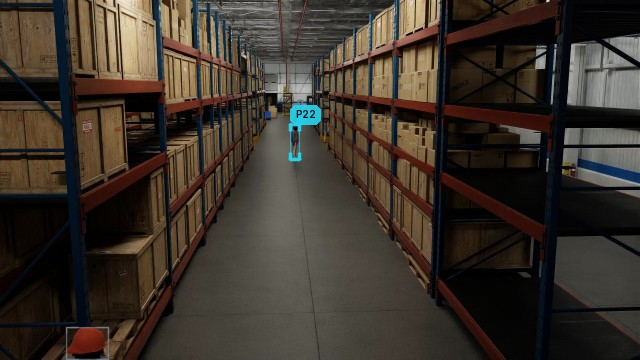
#> input picture projects/07_warehouse_live_ops/mockup/img/cam_0000.jpg, 640 x 360 px
$ python -i geometry_check.py   (imports and definitions only)
#> lines starting #> are read from the running program, lines starting #| are printed output that depends on the picture
### projects/07_warehouse_live_ops/draw.py
"""Drawing helpers shared by the check images and the videos.

Text goes through Pillow so it can use a real font; everything else is OpenCV.
Text is queued and drawn in one pass per picture, because converting a 1080p
frame between OpenCV and Pillow for every label would cost more than the label.
"""

from __future__ import annotations

from functools import lru_cache
from pathlib import Path

import cv2
import numpy as np
from PIL import Image, ImageDraw, ImageFont

FONT_DIRS = [Path("/usr/share/fonts/truetype/dejavu"),
             Path("/usr/share/fonts/dejavu"), Path("/Library/Fonts"),
             Path("C:/Windows/Fonts")]


def _find(name: str) -> str | None:
#> called with name = 'DejaVuSans.ttf'
    for d in FONT_DIRS:
        p = d / name
        if p.exists():
            return str(p)
    return None


REGULAR = _find("DejaVuSans.ttf") or _find("Arial.ttf") or _find("arial.ttf")
BOLD = _find("DejaVuSans-Bold.ttf") or _find("Arial Bold.ttf") or _find("arialbd.ttf")


# [6 lines left out: function font, not called in this run]


def bgr(hex_colour: str) -> tuple[int, int, int]:
    h = hex_colour.lstrip("#")
    r, g, b = int(h[0:2], 16), int(h[2:4], 16), int(h[4:6], 16)
    return b, g, r


# One colour per camera on screen, used for its tile border, its field of view
# on the plan and the ring around everything it sees - the link a viewer follows
# between a tile and the plan.
CAMERA_COLOURS = [bgr(c) for c in ("#2a78d6", "#eb6834", "#16a34a", "#a855f7",
                                   "#0ea5b7", "#e11d74", "#eab308")]

INK = bgr("#f2f2f0")
MUTED = bgr("#9a9a96")
FAINT = bgr("#5c5c58")
BG = bgr("#111214")
PANEL = bgr("#18191c")
GOOD = bgr("#22c55e")
WARN = bgr("#fab219")
BAD = bgr("#ef4444")
PERSON = bgr("#38bdf8")
PERSON_IDLE = bgr("#f8fafc")
FORKLIFT = bgr("#f97316")
PALLET = bgr("#facc15")
ROBOT = bgr("#c084fc")


class Texts:
    """Queue text for one picture, then draw it all at once."""

    def __init__(self):
        self.items = []

    def add(self, s: str, xy, size: int = 16, colour=INK, bold: bool = False,
            anchor: str = "la", bg=None, pad: int = 3):
        self.items.append((str(s), (int(xy[0]), int(xy[1])), size, colour, bold, anchor, bg, pad))

    def width(self, s: str, size: int, bold: bool = False) -> int:
        return int(font(size, bold).getlength(str(s)))

    # [48 lines left out: functions flush, _best_spot, place_label, not called in this run]


CHIP = {True: bgr("#16a34a"), False: bgr("#dc2626"), None: bgr("#52525b")}


# [57 lines left out: functions box_label_chips, box_label, blend, fill_alpha, fit, not called in this run]

### projects/07_warehouse_live_ops/config.py
"""Scenes, windows and every threshold the analytics use.

Everything metric is in the dataset's world frame, in metres, with z up and the
floor at z = 0. Pixel constants live only where a picture is drawn.
"""

from __future__ import annotations

from dataclasses import dataclass
from pathlib import Path

HERE = Path(__file__).resolve().parent
INPUT = HERE / "input"
OUTPUT = HERE / "output"
DOCS = HERE / "docs"
WEIGHTS = HERE / "weights"


@dataclass(frozen=True)
class Source:
    """Where a recording lives in the dataset, and what ships with it."""

    hf_path: str
    real: bool          # filmed in a real warehouse rather than rendered
    labelled: bool      # ships ground_truth.json (3D boxes and 2D boxes per camera)
    floor_plan: bool    # ships map.png, a top-down render tied to world metres


SOURCES = {
    "warehouse_000": Source("MTMC_Tracking_2026/train/Warehouse_000",
                            real=False, labelled=True, floor_plan=True),
    "warehouse_027": Source("MTMC_Tracking_2026/test/Warehouse_027",
                            real=True, labelled=False, floor_plan=False),
}


WINDOW_S = 30.0       # every video covers this much of the recording
STRIDE = 3            # every 3rd frame of 30 fps: 10 analysed frames a second


@dataclass(frozen=True)
class Zone:
    """A named part of the floor, in world metres.

    kind "area" is ordinary floor (occupancy and dwell time); "vehicle_lane" is
    where forklifts drive, so a person inside it is an exposure, not occupancy;
    "one_way" carries a permitted direction of travel.
    """

    name: str
    kind: str
    polygon: tuple
    direction: tuple = ()          # unit vector of the permitted way, for one_way


@dataclass(frozen=True)
class Line:
    """A counting line: crossings from its left side to its right are 'in'."""

    name: str
    a: tuple
    b: tuple


def _rect(x0, y0, x1, y1):
    return ((x0, y0), (x1, y0), (x1, y1), (x0, y1))


# Warehouse_000. Every outline below sits inside the field of view of a camera
# that is on screen, and follows the floor rather than a guess: the staging
# rectangle is the one painted on map.png, the vehicle lane is the corridor the
# forklifts actually drive along over the five minutes (a site survey, done
# once, of the kind any installation starts with), and the counting lines were
# placed where people cross most.
SITE = {
    "warehouse_000": {
        "zones": [
            Zone("Staging A", "area", _rect(-37.3, -51.7, -15.9, -48.1)),
            Zone("Area kerja timur", "area", _rect(-30.0, -70.0, -10.0, -53.0)),
            Zone("Area utara", "area", _rect(-62.0, -32.0, -45.0, -12.0)),
            Zone("Area selatan", "area", _rect(-37.0, -100.0, -20.0, -80.0)),
            Zone("Jalur forklift tengah", "vehicle_lane", _rect(-60.0, -63.5, -17.0, -60.5)),
            # A demonstration rule: this simulated site has no one-way aisles, so
            # one is declared here to show what the check does.
            Zone("Lorong satu arah (contoh)", "one_way", _rect(-37.5, -66.0, -33.5, -52.0),
                 direction=(0.0, -1.0)),
        ],
        "lines": [
            Line("Garis A", (-15.0, -46.0), (-15.0, -66.0)),
            Line("Garis B", (-27.0, -55.0), (-12.0, -55.0)),
            Line("Garis C · seberang jalur forklift", (-45.0, -62.0), (-20.0, -62.0)),
        ],
    },
}

# Thresholds, in the units a supervisor would use.
WALKING_MS = 0.4          # faster than this over one second is walking
IDLE_S = 15.0             # still for this long is reported (a PoC-length stand-in for minutes)
IDLE_RADIUS_M = 0.8       # "still" = never further than this from where they stopped
CROWD_RADIUS_M = 2.0      # people within this of a person count towards a crowd
CROWD_MIN = 4             # this many within the radius is congestion
CROWD_S = 1.0             # ... lasting at least this long
LANE_MARGIN_M = 0.3       # in the forklift lane = this far inside its edge (out = outside it)
LANE_CLEAR_S = 2.0        # out of the forklift lane this long before stepping in again is a new entry
NEAR_MISS_M = 1.5         # a person this close to a moving forklift's body
SPEED_LIMIT_KMH = 5.0     # forklift speed limit used for the speeding alert
VEHICLE_MOVING_MS = 0.3
WRONG_WAY_MS = 0.4        # moving against a one-way aisle faster than this, for 1 s


def input_dir(scene: str) -> Path:
    return INPUT / scene


# [4 lines left out: function output_dir, not called in this run]

### projects/07_warehouse_live_ops/scene.py
"""The building in metres: its cameras, its floor plan, and the dataset's labels.

Three coordinate systems meet here and everything else in the project goes
through this file to move between them:

  image       pixels of one camera, origin top-left, 1920 x 1080
  world       metres, z up, the floor is z = 0 (the dataset's own frame)
  plan        pixels of the top-down floor plan the operator looks at

A camera ships two matrices. `cameraMatrix` P (3 x 4) takes any world point to
the image. `homography` H (3 x 3) is P with its z column removed, so it takes a
point *on the floor* to the image - and its inverse takes an image pixel back to
the floor. That inverse is the whole trick: a box's bottom edge is where the
object stands, so one pixel becomes one position in metres.
"""

from __future__ import annotations

import json
import math
from dataclasses import dataclass
from pathlib import Path

import cv2
import numpy as np

from config import OUTPUT, SOURCES, input_dir


# --------------------------------------------------------------------- cameras
@dataclass
class Camera:
    id: str
    K: np.ndarray            # 3 x 3 intrinsics
    R: np.ndarray            # 3 x 3 world -> camera rotation
    t: np.ndarray            # 3     world -> camera translation
    P: np.ndarray            # 3 x 4 world -> image
    H: np.ndarray            # 3 x 3 floor (x, y, 1) -> image
    width: int
    height: int

    # [23 lines left out: functions __post_init__, from_sensor, not called in this run]

    # -- where it is and where it looks
    @property
    def mount_height_m(self) -> float:
        return float(self.centre[2])

    # [9 lines left out: functions tilt_deg, heading, not called in this run]

    @property
    def hfov_deg(self) -> float:
        return math.degrees(2 * math.atan(self.width / (2 * self.K[0, 0])))

    # -- image <-> world
    # [12 lines left out: function to_floor, not called in this run]

    def depth(self, pts: np.ndarray) -> np.ndarray:
        pts = np.atleast_2d(np.asarray(pts, float))
        return (self.R @ pts.T + self.t[:, None])[2]

    def in_front(self, pts: np.ndarray) -> np.ndarray:
        with np.errstate(invalid="ignore"):
            return self.depth(pts) > 0.05

    # [76 lines left out: functions to_image, floor_scale, sees, footprint, shifted, height_at, not called in this run]


def load_cameras(scene: str, aligned: bool = True) -> dict[str, Camera]:
    """The scene's cameras from its calibration file.

    For the real recording, `align_real.py` measures how far each camera's
    floor is shifted against the others (from people two cameras see at once)
    and stores it; with `aligned`, those shifts are applied here, and only the
    cameras it could verify are returned.
    """
    data = json.loads((input_dir(scene) / "calibration.json").read_text())
    cams = {s["id"]: Camera.from_sensor(s) for s in data["sensors"] if s.get("type", "camera") == "camera"}
    path = OUTPUT / scene / "camera_alignment.json"
    if aligned and path.exists():
        a = json.loads(path.read_text())
        cams = {c: cams[c].shifted(*a["cameras"][c]["shift_m"]) for c in a["verified"]}
    return cams


# ------------------------------------------------------------------ floor plan
@dataclass
class FloorPlan:
    """A top-down picture of the floor and the transform that ties it to metres.

    `A` is the 3 x 3 affine map world (x, y, 1) -> plan pixel (u, v, 1). For the
    dataset's map.png it comes from the published scale and translation.
    """

    image: np.ndarray
    A: np.ndarray

    def __post_init__(self):
        self.A_inv = np.linalg.inv(self.A)

    @property
    def px_per_m(self) -> float:
        return float(abs(self.A[0, 0]))

    # [67 lines left out: functions to_px, to_world, crop, resized, dataset_plan, building_test and 1 more, not called in this run]


# ---------------------------------------------------------------------- labels
KINDS = ["Person", "Forklift", "PalletTruck", "Transporter", "NovaCarter",
         "FourierGR1T2", "AgilityDigit"]


class Labels:
    """The dataset's ground truth, packed into arrays and cached.

    ground_truth.json is 270 MB of nested dicts; parsing it takes most of a
    minute and a few GB. It is read once and stored as two flat tables:

      objs    one row per object per frame: frame, kind, id, x, y, z, sx, sy, sz, yaw
      boxes   one row per object per frame per camera that sees it:
              obj row, camera, x1, y1, x2, y2

    The labels are used to choose windows, to verify geometry and to score the
    pipeline. The pipeline itself never reads them.
    """

    # [34 lines left out: functions __init__, _parse, not called in this run]

    def rows(self, frame: int) -> slice:
        return slice(self._starts[frame], self._starts[frame + 1])

    def at(self, frame: int, kind: str | None = None) -> np.ndarray:
        r = self.objs[self.rows(frame)]
        return r if kind is None else r[r[:, 1] == KINDS.index(kind)]

    # [27 lines left out: functions boxes_in, read_frame, not called in this run]


def video_path(scene: str, cam: str) -> Path:
    return input_dir(scene) / "videos" / f"{cam}.mp4"


def is_real(scene: str) -> bool:
    return SOURCES[scene].real

### projects/07_warehouse_live_ops/geometry_check.py
#!/usr/bin/env python3
"""Does every camera put things where the floor plan says they are?

What this project promises is that a dot on the plan is where the object
really stands, as seen by the camera whose tile is on screen beside it. That
rests entirely on the calibration, so every camera is tested before any is
chosen, and a camera that fails is neither shown nor used to place anything.

Synthetic scene (labels and a floor plan ship with it):

  1. Labels into pixels. The dataset knows where every person stands. That
     floor point, projected through the camera, must land on the bottom-centre
     of the person's labelled box; the box, projected back, must land on the
     floor point. A camera passes when the systematic part of that error (the
     median offset) is at most 6 px, the scatter around it at most 5 px, and
     the median floor error at most 0.30 m.
  2. Labels onto the plan. Every labelled position must fall inside the
     building on map.png - a mirrored or shifted plan transform would put
     people in the car park.
  3. Camera onto plan, by eye. Each camera's floor is warped onto the plan;
     floor markings and rack bases must fall on the plan's own.

Real scene (no labels, no plan): a one-metre grid is drawn on each camera's
floor. Whether two cameras put the same person in the same place can only be
measured once people are detected: `align_real.py` does that, shifts each
camera to agree with the others, and keeps only the cameras that then agree.

    python geometry_check.py                   # both scenes
    python geometry_check.py --scene warehouse_027
"""

from __future__ import annotations

import argparse
import json
import sys
from pathlib import Path

import cv2
import numpy as np

sys.path.insert(0, str(Path(__file__).resolve().parent))

import draw as dr  # noqa: E402
from config import DOCS, output_dir  # noqa: E402
from scene import (Camera, FloorPlan, Labels, building_mask, dataset_plan,  # noqa: E402
                   input_dir, load_cameras, video_path)

MAX_SCALE = 0.10      # m per pixel: beyond this, one pixel is over 10 cm of floor
SHOW_FRAME = {"warehouse_000": 1800, "warehouse_027": 900}
PASS = {"bias_px": 6.0, "spread_px": 5.0, "floor_m": 0.30}


# ------------------------------------------------------------------ pictures
# [166 lines left out: functions background, frame_at, warp_to_plan, clipped_footprint, person_errors, verdict and 2 more, not called in this run]


def check_synthetic(scene: str) -> dict:
    cams = load_cameras(scene)
    plan = dataset_plan(scene)
    inside = building_mask(plan)
    labels = Labels(scene, list(cams))
    idx = SHOW_FRAME[scene]
    out = output_dir(scene) / "geometry"
    out.mkdir(exist_ok=True)

    # every labelled person, every second, must stand inside the building
    p = labels.objs[(labels.kind == 0) & (labels.frame % 30 == 0)]
    u, v = plan.to_px(p[:, 3], p[:, 4])
    ui, vi = np.clip(u.astype(int), 0, inside.shape[1] - 1), np.clip(v.astype(int), 0, inside.shape[0] - 1)
    on_plan = float(inside[vi, ui].mean() * 100)

    results, panels = {}, []
    overview = plan.image.copy()
    for k, cid in enumerate(sorted(cams)):
        cam = cams[cid]
        colour = dr.CAMERA_COLOURS[k % len(dr.CAMERA_COLOURS)]
        e = person_errors(cam, labels)
        ok, why = verdict(e)
        fp = cam.footprint(MAX_SCALE)
        results[cid] = {
            "passed": ok, "verdict": why,
            "mount_height_m": round(cam.mount_height_m, 2),
            "tilt_deg": round(cam.tilt_deg, 1),
            "hfov_deg": round(cam.hfov_deg, 1),
            "useful_floor_m2": round(float(cv2.contourArea(fp.astype(np.float32))), 1)
            if len(fp) > 2 else 0.0,
            "labels": e,
        }
        if ok:
            warped, mask = warp_to_plan(cam, plan, background(scene, cid))
            dr.blend(overview, warped, mask & inside, 0.55)
        panel = camera_panel(cam, plan, inside, frame_at(scene, cid, idx), labels, idx,
                             colour, results[cid])
        cv2.imwrite(str(out / f"{cid}.jpg"), panel, [cv2.IMWRITE_JPEG_QUALITY, 88])
        panels.append(panel)
        print(f"  {cid}: {why} (bias {e.get('bias_px')} px, {e.get('floor_m_median')} m)", flush=True)

    T = dr.Texts()
    marks = {c: tuple(int(v) for v in plan.to_px(cams[c].centre[0], cams[c].centre[1])) for c in cams}
    taken = [(u - 6, v - 6, u + 6, v + 6) for u, v in marks.values()]
    ys, xs = np.nonzero(inside)
    r0, c0 = max(0, ys.min() - 20), max(0, xs.min() - 20)
    r1, c1 = ys.max() + 20, xs.max() + 20
    for k, cid in enumerate(sorted(cams)):
        cam = cams[cid]
        ok = results[cid]["passed"]
        colour = dr.CAMERA_COLOURS[k % len(dr.CAMERA_COLOURS)] if ok else dr.BAD
        poly = clipped_footprint(cam, plan, inside)
        if len(poly) > 2:
            cv2.polylines(overview, [poly], True, colour, 2 if ok else 1, cv2.LINE_AA)
        cv2.circle(overview, marks[cid], 5, colour, -1, cv2.LINE_AA)
    for k, cid in enumerate(sorted(cams)):
        ok = results[cid]["passed"]
        colour = dr.CAMERA_COLOURS[k % len(dr.CAMERA_COLOURS)] if ok else dr.BAD
        # placed inside the part of the plan that is kept, clear of the other labels
        u, v = marks[cid]
        local = [(a - c0, b - r0, cc - c0, d - r0) for a, b, cc, d in taken]
        dr.place_label(T, cid.replace("Camera_", "") + ("" if ok else " gagal"), (u - c0, v - r0), 13, colour,
                       local, c1 - c0, r1 - r0, 7)
        x0, y0, x1, y1 = local[-1]
        taken.append((x0 + c0, y0 + r0, x1 + c0, y1 + r0))
    overview = overview[r0:r1, c0:c1].copy()
    T.flush(overview)
    cv2.imwrite(str(DOCS / f"geometry_{scene}_plan.jpg"), overview, [cv2.IMWRITE_JPEG_QUALITY, 88])

    sheet_w = max(p.shape[1] for p in panels)
    pad = [cv2.copyMakeBorder(p, 0, 0, 0, sheet_w - p.shape[1], cv2.BORDER_CONSTANT, value=dr.BG)
           for p in panels]
    if len(pad) % 2:
        pad.append(np.full_like(pad[0], dr.BG))
    sheet = np.vstack([np.hstack(pad[i:i + 2]) for i in range(0, len(pad), 2)])
    sheet = cv2.resize(sheet, None, fx=0.5, fy=0.5, interpolation=cv2.INTER_AREA)
    cv2.imwrite(str(DOCS / f"geometry_{scene}_cameras.jpg"), sheet, [cv2.IMWRITE_JPEG_QUALITY, 85])
    return {"labels_inside_building_pct": round(on_plan, 2), "criteria": PASS, "cameras": results}


# ------------------------------------------------------------- real scene check
# [75 lines left out: functions floor_grid, check_real, main, not called in this run]


# [2 lines not run here, left out]

>>> import cv2
>>> picture = cv2.imread('mockup/img/cam_0000.jpg', cv2.IMREAD_GRAYSCALE)
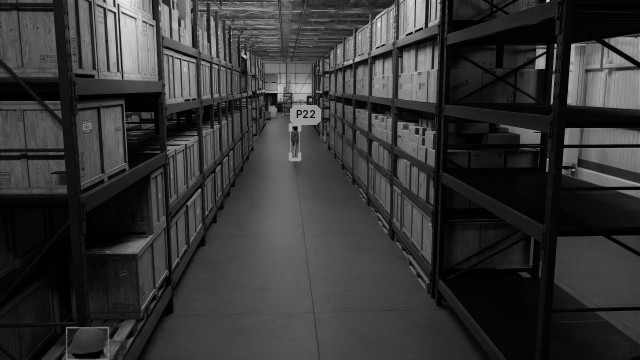
#> picture: shape (360, 640); min 0, max 235, mean 53.5
>>> result = check_synthetic(picture)
#> (the run stopped early here; a loop or call above may not have finished)

$ run again, on projects/07_warehouse_live_ops/mockup/img/cam_0001.jpg
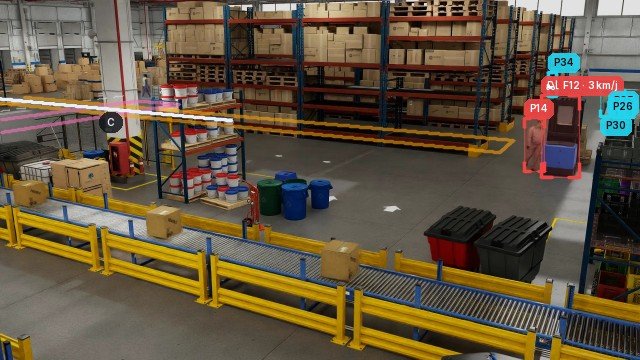
#> input picture projects/07_warehouse_live_ops/mockup/img/cam_0001.jpg, 640 x 360 px
#> `picture = cv2.imread('mockup/img/cam_0000.jpg', cv2.IMREAD_GRAYSCALE)`:
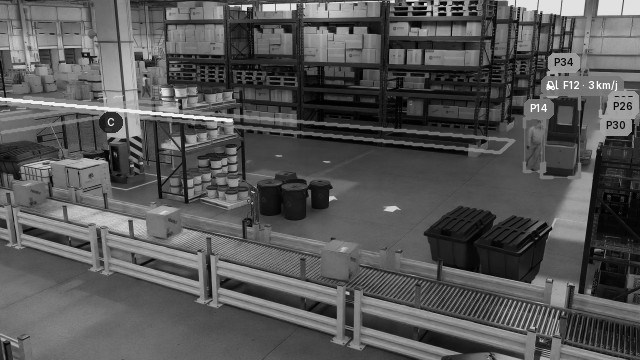
#> picture: shape (360, 640); min 0, max 255, mean 86.6

$ run again, on projects/07_warehouse_live_ops/mockup/img/cam_0003.jpg
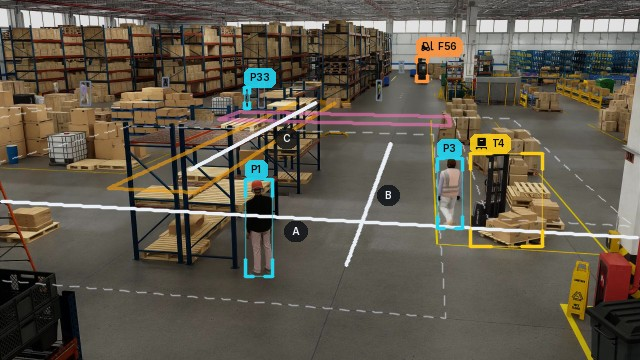
#> input picture projects/07_warehouse_live_ops/mockup/img/cam_0003.jpg, 640 x 360 px
#> `picture = cv2.imread('mockup/img/cam_0000.jpg', cv2.IMREAD_GRAYSCALE)`:
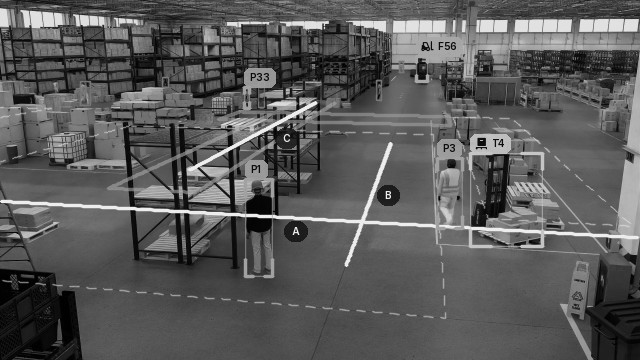
#> picture: shape (360, 640); min 0, max 252, mean 89.7

$ run again, on projects/07_warehouse_live_ops/mockup/img/cam_0005.jpg
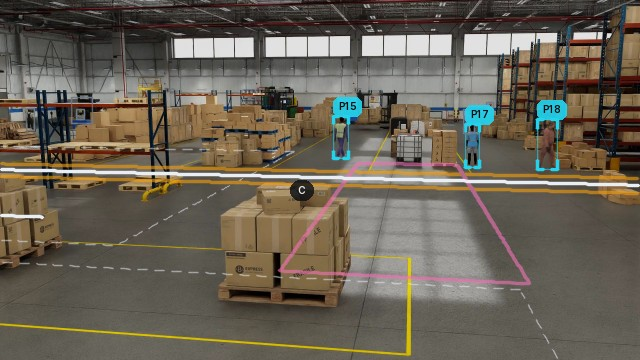
#> input picture projects/07_warehouse_live_ops/mockup/img/cam_0005.jpg, 640 x 360 px
#> `picture = cv2.imread('mockup/img/cam_0000.jpg', cv2.IMREAD_GRAYSCALE)`:
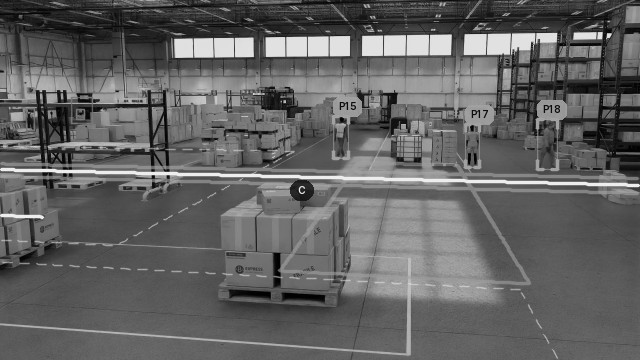
#> picture: shape (360, 640); min 0, max 247, mean 98.8
